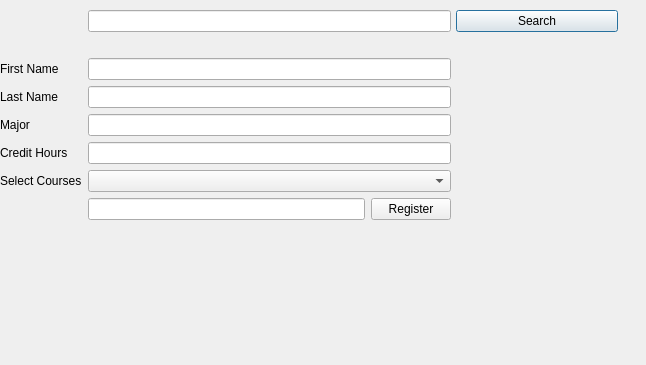
<?xml version="1.0" encoding="UTF-8"?>
<ui version="4.0">
 <class>AddGrade</class>
 <widget class="QDialog" name="AddGrade">
  <property name="geometry">
   <rect>
    <x>0</x>
    <y>0</y>
    <width>646</width>
    <height>365</height>
   </rect>
  </property>
  <property name="windowTitle">
   <string>Dialog</string>
  </property>
  <widget class="QWidget" name="formLayoutWidget_2">
   <property name="geometry">
    <rect>
     <x>450</x>
     <y>10</y>
     <width>168</width>
     <height>301</height>
    </rect>
   </property>
   <layout class="QFormLayout" name="formLayout_3">
    <item row="0" column="1">
     <widget class="QPushButton" name="pushButton">
      <property name="text">
       <string>Search</string>
      </property>
     </widget>
    </item>
   </layout>
  </widget>
  <widget class="QWidget" name="formLayoutWidget">
   <property name="geometry">
    <rect>
     <x>0</x>
     <y>10</y>
     <width>451</width>
     <height>301</height>
    </rect>
   </property>
   <layout class="QFormLayout" name="formLayout">
    <item row="0" column="1">
     <widget class="QLineEdit" name="txtEnterID"/>
    </item>
    <item row="1" column="1">
     <widget class="QLabel" name="lblCheck">
      <property name="frameShape">
       <enum>QFrame::Shape::NoFrame</enum>
      </property>
      <property name="frameShadow">
       <enum>QFrame::Shadow::Plain</enum>
      </property>
      <property name="text">
       <string/>
      </property>
      <property name="alignment">
       <set>Qt::AlignmentFlag::AlignCenter</set>
      </property>
      <property name="margin">
       <number>0</number>
      </property>
      <property name="indent">
       <number>-1</number>
      </property>
     </widget>
    </item>
    <item row="2" column="0">
     <widget class="QLabel" name="lblFName">
      <property name="text">
       <string>First Name</string>
      </property>
     </widget>
    </item>
    <item row="2" column="1">
     <widget class="QLineEdit" name="txtFName">
      <property name="echoMode">
       <enum>QLineEdit::EchoMode::Normal</enum>
      </property>
      <property name="readOnly">
       <bool>true</bool>
      </property>
     </widget>
    </item>
    <item row="3" column="0">
     <widget class="QLabel" name="lblLName">
      <property name="text">
       <string>Last Name</string>
      </property>
     </widget>
    </item>
    <item row="3" column="1">
     <widget class="QLineEdit" name="txtLName">
      <property name="echoMode">
       <enum>QLineEdit::EchoMode::Normal</enum>
      </property>
      <property name="readOnly">
       <bool>true</bool>
      </property>
     </widget>
    </item>
    <item row="4" column="0">
     <widget class="QLabel" name="lblMajor">
      <property name="text">
       <string>Major</string>
      </property>
     </widget>
    </item>
    <item row="4" column="1">
     <widget class="QLineEdit" name="txtMajor">
      <property name="readOnly">
       <bool>true</bool>
      </property>
     </widget>
    </item>
    <item row="5" column="0">
     <widget class="QLabel" name="lblCH">
      <property name="text">
       <string>Credit Hours</string>
      </property>
     </widget>
    </item>
    <item row="5" column="1">
     <widget class="QLineEdit" name="txtCH">
      <property name="readOnly">
       <bool>true</bool>
      </property>
     </widget>
    </item>
    <item row="6" column="0">
     <widget class="QLabel" name="label">
      <property name="text">
       <string>Select Courses</string>
      </property>
     </widget>
    </item>
    <item row="6" column="1">
     <widget class="QComboBox" name="comboBox"/>
    </item>
    <item row="8" column="1">
     <widget class="QLabel" name="lblCheckGrade">
      <property name="text">
       <string/>
      </property>
      <property name="alignment">
       <set>Qt::AlignmentFlag::AlignCenter</set>
      </property>
     </widget>
    </item>
    <item row="7" column="1">
     <layout class="QHBoxLayout" name="horizontalLayout">
      <item>
       <widget class="QLineEdit" name="txtGrade"/>
      </item>
      <item>
       <widget class="QPushButton" name="pushButton_2">
        <property name="text">
         <string>Register</string>
        </property>
       </widget>
      </item>
     </layout>
    </item>
   </layout>
  </widget>
 </widget>
 <resources/>
 <connections/>
</ui>
